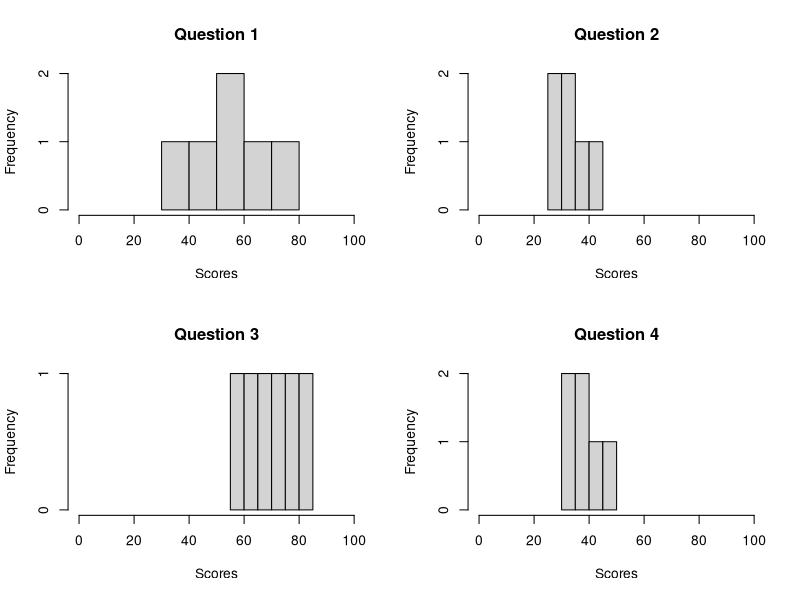

The R source for this figure:
#IF...ELSE STATEMENTS
#evaluating if  a condition is met and returning a specific value if true
x=5
if(x>3){
  y =10
}else{
  y=0
}
y

#exam score
exam =16
if(exam <12){
  print("Passable")
}else if(12<exam & exam <14){
  print("Good")
}else{
  print("Very Good")
}


#use if else to have a vector function that returns a vector of the same length as conditon formed
#if less than 18 years of age classified as minor else voter
ages = c(12,18,32,2,4)
ifelse(ages<18, "Minor","Voter")



###############################FOR LOOPS###############################

#Loop to add integers from 1 to 100
current.sum = 0
for(i in 1:100){
  current.sum = current.sum + i
}
current.sum

#add the integers from 1:100 without loop
sum(1:100)


#for loop over a matrix
 #create a matrix
mat <-matrix(10:21, nrow=6, ncol = 2)
   #create the loop with r and c to iterate over the matrix
for(r in 1:nrow(mat)){
  for (c in 1:ncol(mat)) {
    print(paste("Row", r, "and column", c, "have values of",mat[r,c]))
  }
}

#Using for loop to create multiple graphs
#first few rows of exam data
examscores<-matrix(c(43,31,68,34,61,27,56,39,37,41,74,46,54,36,62,41,56,34,82,40,73,29,79,35),nrow=6, ncol=4,byrow=TRUE)
colnames(examscores)<-c("a","b","c", "d")
rownames(examscores)<-c(1,2,3,4,5,6)
#first set up a 2*2 plotting space
par(mfrow= c(2,2))
#create the loop.vector(all the columns)
loop.vector <- 1:4
for (i in loop.vector) {#loop over loop.vector
  #store data in col i as x
  x <- examscores[,i]
  #plot histogram of x
  hist(x,
       main = paste("Question", i),
       xlab = "Scores",
       xlim = c(0,100)
       )
  
}

#use a loop to calculate how many students failed each of the four exams(score<50)

#create a container object of 4 NA values
failure.percent <- rep(NA, 4)
for(i in 1:4){
  #loop over columns 1 through 4
  #get scores for the ith col
  x=examscores[,1]
  
  #calculate the % of failure
  failures.i <- mean(x < 50)
  
  #assign result to the ith value of failure.percent
  failure.percent[i] <- failures.i
}
failure.percent